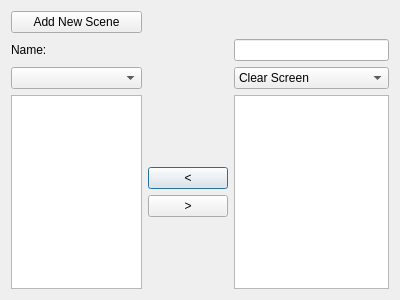
<?xml version="1.0" encoding="UTF-8"?>
<ui version="4.0">
 <class>ScenesList</class>
 <widget class="QDialog" name="ScenesList">
  <property name="geometry">
   <rect>
    <x>0</x>
    <y>0</y>
    <width>400</width>
    <height>300</height>
   </rect>
  </property>
  <property name="windowTitle">
   <string>Dialog</string>
  </property>
  <layout class="QGridLayout" name="gridLayout">
   <item row="3" column="1">
    <layout class="QVBoxLayout" name="verticalLayout">
     <property name="rightMargin">
      <number>0</number>
     </property>
     <item>
      <spacer name="verticalSpacer">
       <property name="orientation">
        <enum>Qt::Vertical</enum>
       </property>
       <property name="sizeHint" stdset="0">
        <size>
         <width>20</width>
         <height>40</height>
        </size>
       </property>
      </spacer>
     </item>
     <item>
      <widget class="QPushButton" name="addButton">
       <property name="text">
        <string>&lt;</string>
       </property>
      </widget>
     </item>
     <item>
      <widget class="QPushButton" name="removeButton">
       <property name="text">
        <string>&gt;</string>
       </property>
      </widget>
     </item>
     <item>
      <spacer name="verticalSpacer_2">
       <property name="orientation">
        <enum>Qt::Vertical</enum>
       </property>
       <property name="sizeHint" stdset="0">
        <size>
         <width>20</width>
         <height>40</height>
        </size>
       </property>
      </spacer>
     </item>
    </layout>
   </item>
   <item row="3" column="2">
    <widget class="QListView" name="object_listView">
     <property name="selectionBehavior">
      <enum>QAbstractItemView::SelectRows</enum>
     </property>
    </widget>
   </item>
   <item row="2" column="0">
    <widget class="QComboBox" name="sceneSelector"/>
   </item>
   <item row="2" column="2">
    <widget class="QComboBox" name="sceneTypeSelector">
     <item>
      <property name="text">
       <string>Clear Screen</string>
      </property>
     </item>
     <item>
      <property name="text">
       <string>Clear Area</string>
      </property>
     </item>
     <item>
      <property name="text">
       <string>Show/Move Image</string>
      </property>
     </item>
     <item>
      <property name="text">
       <string>Move Viewpoint Image</string>
      </property>
     </item>
     <item>
      <property name="text">
       <string>Show Image Animation</string>
      </property>
     </item>
     <item>
      <property name="text">
       <string>Play Sound Effect</string>
      </property>
     </item>
     <item>
      <property name="text">
       <string>Play Music</string>
      </property>
     </item>
     <item>
      <property name="text">
       <string>Stop Music</string>
      </property>
     </item>
     <item>
      <property name="text">
       <string>Text</string>
      </property>
     </item>
     <item>
      <property name="text">
       <string>Sub-Scene</string>
      </property>
     </item>
    </widget>
   </item>
   <item row="0" column="0">
    <widget class="QPushButton" name="addScene_button">
     <property name="text">
      <string>Add New Scene</string>
     </property>
    </widget>
   </item>
   <item row="1" column="0">
    <widget class="QLabel" name="label">
     <property name="text">
      <string>Name:</string>
     </property>
    </widget>
   </item>
   <item row="1" column="2">
    <widget class="QLineEdit" name="name_lineEdit"/>
   </item>
   <item row="3" column="0">
    <widget class="QTableView" name="scenes_tableView">
     <property name="editTriggers">
      <set>QAbstractItemView::AllEditTriggers</set>
     </property>
    </widget>
   </item>
  </layout>
 </widget>
 <resources/>
 <connections/>
</ui>
